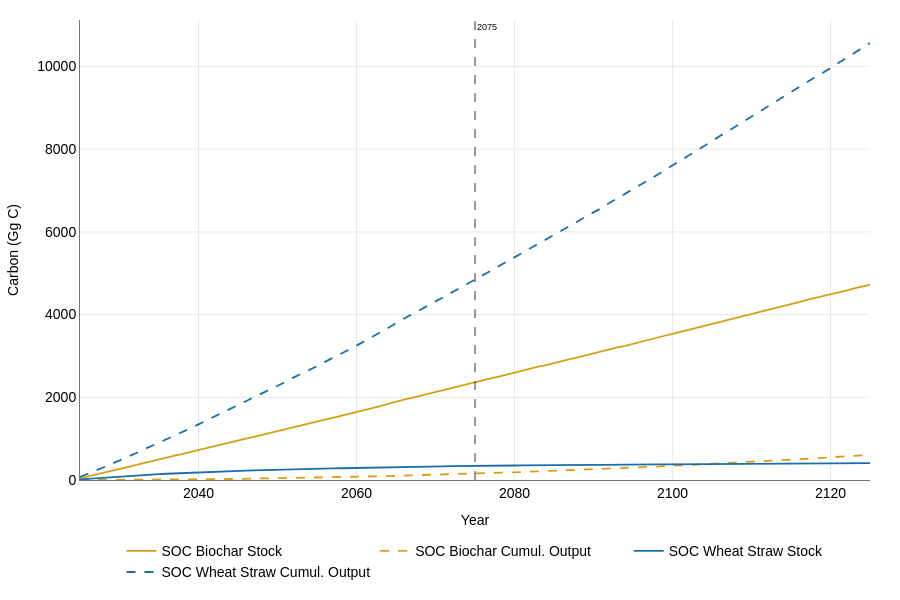

Notebook code cell kept with this figure:
### Code cell
# FOMP Analysis - FOMP mineralization analysis (if FOMP processes exist)
if fomp_params:
    print(f"\n{Icons.FOMP} FOMP Mineralization Analysis:")
    print("   • Organic matter accumulation and mineralization")
    print("   • Annual vs cumulative flow analysis")
    plotting.plot_fomp_stock_details(mfa_results_baseline, fomp_params)

    # FOMP Stock Comparison — all FOMP processes overlaid on one axes
    if len(fomp_params) > 1:
        print(f"\n{Icons.FOMP} FOMP Stock Comparison (all processes):")
        print("   • TC stock trajectories of all FOMP processes on one figure")
        plotting.plot_fomp_stock_comparison(
            mfa_results_baseline,
            fomp_params,
            fomp_details=solver_info_baseline.get("fomp_details"),
        )

    # FOMP Pool Breakdown — labile vs recalcitrant stacked area per process
    if fomp_details_baseline:
        print(f"\n{Icons.FOMP} FOMP Pool Breakdown:")
        print("   • Labile and recalcitrant pool stocks stacked over time")
        print("   • Reveals relative size of fast vs slow-decaying carbon fractions")
        plotting.plot_fomp_pool_breakdown(
            mfa_results_baseline, fomp_params, fomp_details_baseline
        )

    # FOMP Process Dynamics - Three-panel view of FOMP processes
    print(f"\n{Icons.MFA} FOMP Process Dynamics:")
    print(
        "   • Three panels: Input Flows (DM), Stock Evolution (DM), Carbon Emissions (DM)"
    )
    print("   • Decay rates displayed as percentages")
    print("   • Water Content (WC) excluded from carbon emissions")
    plotting.plot_fomp_dynamics(mfa_results_baseline, fomp_params)
else:
    print(f"   {Icons.INFO} No FOMP processes found - skipping FOMP analysis")
